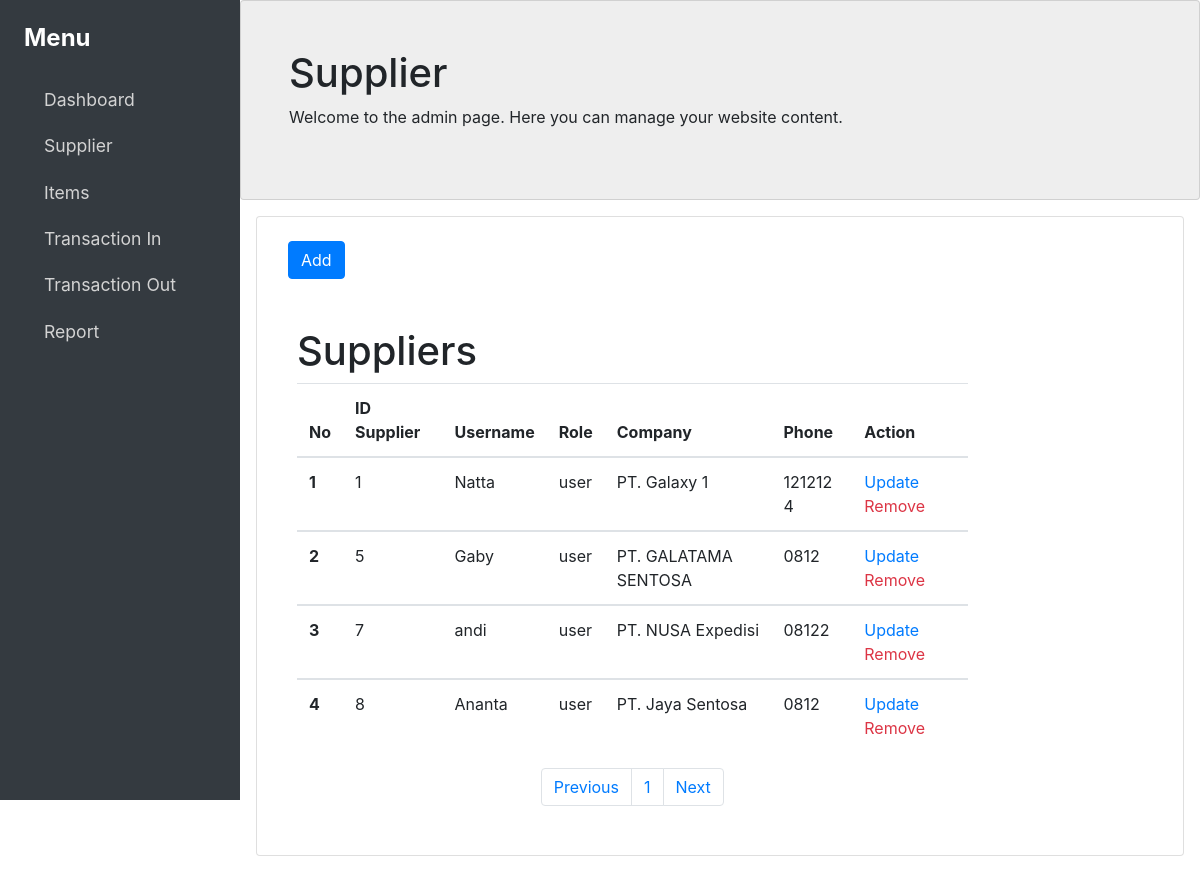
/supplier.php (signed in), run on the app's committed database.
### tables this page shows
CREATE TABLE `user` (
  `id_user` int(11) NOT NULL,
  `username` varchar(50) NOT NULL,
  `password` varchar(8) NOT NULL,
  `user_type` varchar(8) NOT NULL,
  `address` varchar(255) NOT NULL,
  `phone` varchar(12) NOT NULL
);

### supplier.php (the view, shortened to what this page needs)
<?php
include 'config.php';
?>
<!DOCTYPE html>
<html>
<head>
    <link rel="stylesheet" href="https://maxcdn.bootstrapcdn.com/bootstrap/4.5.2/css/bootstrap.min.css">
    <link rel="stylesheet" href="./style/style.css">
</head>
<body>
    <?php
    include "sidebar.php";
    ?>
    <div class="content" style="margin-left: 20%;">
        <div class="card container-fluid w-100 p-5" style="background-color: #eee; height:200px">
            <h1>Supplier</h1>
            <p>Welcome to the admin page. Here you can manage your website content.</p>
        </div>
        <div class="card p-3 text-left m-3" style="height:80vh">
            <div class="container mt-2" id="HideButton">
                <div class="row">
                    <div class="col-md-3">
                        <a href="register.php" type="button" class="btn btn-primary" id="add-button">Add</a>
                    </div>
                </div>
            </div>
            <section class="items  w-75 mt-5 mx-4">
                <h1 class="title"> Suppliers</h1>
                <div class="container-users" id="myTable">
                    <table class="table table-hover ">
                        <thead>
                            <tr>
                                <th scope="col">No</th>
                                <th scope="col">ID Supplier</th>
                                <th scope="col">Username</th>
                                <th scope="col">Role</th>
                                <th scope="col">Company</th>
                                <th scope="col">Phone</th>
                                <th scope="col">Action</th>
                            </tr>
                        </thead>
                        <?php
                        $limit_per_page = 10;
                        $page = isset($_GET['page_no']) ? (int)$_GET['page_no'] : 1;
                        $first_page = ($page > 1) ? ($page * $limit_per_page) - $limit_per_page : 0;
                        $previous = $page - 1;
                        $next = $page + 1;
                        $row_item = mysqli_query($conn, "SELECT * FROM item ");
                        $total_row_item = mysqli_num_rows($row_item);
                        $total_page = ceil($total_row_item / $limit_per_page);
                        $select_item = mysqli_query($conn, "SELECT * FROM `user` WHERE user_type = 'user' LIMIT $first_page, $limit_per_page") or die('query failed');
                        $no = $first_page + 1;
                        while ($fetch_item = mysqli_fetch_assoc($select_item)) {
                        ?>
                            <tbody>
                                <tr>
                                    <th scope="row"><?php echo $no++; ?></th>
                                    <td><?php echo $fetch_item['id_user']; ?></td>
                                    <td><?php echo $fetch_item['username']; ?></td>
                                    <td><?php echo $fetch_item['user_type']; ?></td>
                                    <td><?php echo $fetch_item['address']; ?></td>
                                    <td><?php echo $fetch_item['phone']; ?></td>
                                    <td>
                                        <a href="supplier.php?update=<?php echo $fetch_item['id_user']; ?>" id="updateBtn">Update</a>
                                        <a class="delete-btn text-danger" href="supplier.php?delete=<?php echo $fetch_item['id_user']; ?>" onclick="return confirm('delete this item?');">Remove</a>
                                    </td>
                                </tr>
                            </tbody>
                        <?php
                        };
                        ?>
                    </table>
                    <nav class="mt-3">
                        <ul class="pagination justify-content-center">
                            <li class="page-item">
                                <a class="page-link" <?php if ($page > 1) {
                                                            echo "href='?page_no=$previous'";
                                                        } ?>>Previous</a>
                            </li>
                            <?php
                            for ($x = 1; $x <= $total_page; $x++) {
                            ?>
                                <li class="page-item"><a class="page-link" href="?page_no=<?php echo $x ?>"><?php echo $x; ?></a></li>
                            <?php
                            }
                            ?>
                            <li class="page-item">
                                <a class="page-link" <?php if ($page < $total_page) {
                                                            echo "href='?page_no=$next'";
                                                        } ?>>Next</a>
                            </li>
                        </ul>
                    </nav>
                </div>
            </section>
    </div>
</body>
</html>

### style/style.css (style rules this page uses)
.card { transition: transform 0.2s ease, box-shadow 0.2s ease; }

### data on the page
user: id_user "1", username "Natta", user_type "user", address "PT. Galaxy 1", phone "121212 4"
user: id_user "5", username "Gaby", user_type "user", address "PT. GALATAMA SENTOSA", phone "0812"
user: id_user "7", username "andi", user_type "user", address "PT. NUSA Expedisi", phone "08122"
user: id_user "8", username "Ananta", user_type "user", address "PT. Jaya Sentosa", phone "0812"
